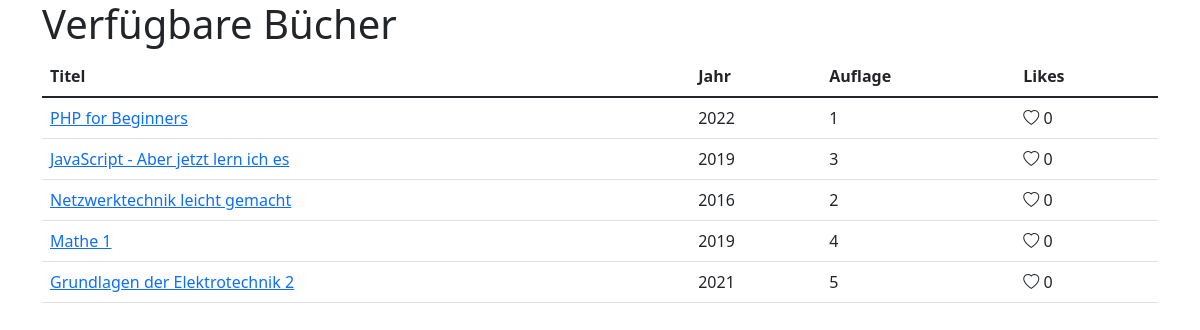
The page / on the database its author committed.
### tables this page shows
CREATE TABLE books
(
    isbn        BIGINT       NOT NULL PRIMARY KEY,
    title       VARCHAR(128) NOT NULL,
    year YEAR,
    edition     TINYINT,
    description TEXT,
    likes INT
);

### index.php (the view, shortened to what this page needs)
<?php
$server = "localhost";
$username = "root";
$password = "";
$db = new PDO("mysql:host=$server;dbname=Lib4You_30092022", $username, $password);
$query = $db->prepare("SELECT * FROM books;");
$query->execute();
$ar = $query->fetchAll();
?>
<!doctype html>
<html lang="en">
<head>
    <link href="https://cdn.jsdelivr.net/npm/bootstrap@5.1.3/dist/css/bootstrap.min.css" rel="stylesheet"
>
    <link rel="stylesheet" href="https://cdn.jsdelivr.net/npm/bootstrap-icons@1.9.1/font/bootstrap-icons.css">
</head>
<body class="container">
<h1>Verfügbare Bücher</h1>
<table class="table">
    <thead>
    <tr>
        <th scope="col">Titel</th>
        <th scope="col">Jahr</th>
        <th scope="col">Auflage</th>
        <th scope="col">Likes</th>
    </tr>
    </thead>
    <tbody>
    <?php
    foreach ($ar as $item){
    ?>
    <tr>
        <td><a href="?id=<?php echo $item[0]?>"><?php echo $item['title'];?></a></td>
        <td><?php echo $item['year'];?></td>
        <td><?php echo $item['edition'];?></td>
        <td><i value="<?php echo $item[0]?>" class="bi bi-heart heart" style="cursor: pointer;"></i> <span class="<?php echo $item[0]?>"><?php echo $item['likes'];?></span></td>
    </tr>
    <?php
    }
    ?>
    </tbody>
</table>
</body>
</html>

### rows shown on the page
books: title "PHP for Beginners", year "2022", edition "1", $item[0] 123123123 (drawn), likes "0"
books: title "JavaScript - Aber jetzt lern ich es", year "2019", edition "3", $item[0] 245678912 (drawn), likes "0"
books: title "Netzwerktechnik leicht gemacht", year "2016", edition "2", $item[0] 378901234 (drawn), likes "0"
books: title "Mathe 1", year "2019", edition "4", $item[0] 405612347 (drawn), likes "0"
books: title "Grundlagen der Elektrotechnik 2", year "2021", edition "5", $item[0] 523456789 (drawn), likes "0"
